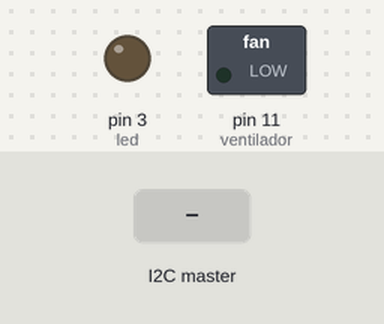
Recording of a sketch running on a simulated Arduino Uno, built with avr-gcc and run on an emulated ATmega328P. Shown: switched loads named in the sketch (green lamp = pin HIGH), output pins drawn as LEDs (lit = HIGH). The test bench sets the inputs (shaded band).

Above: at 1.2 s.
1.3 s: the I2C master sends the byte 1
At 2.4 s:
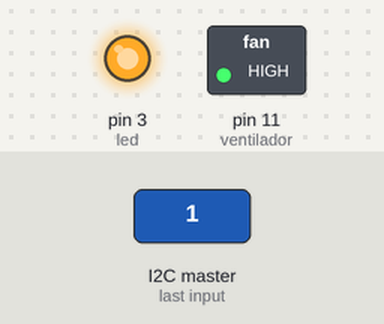
2.8 s: the I2C master sends the byte 0
At 3.5 s:
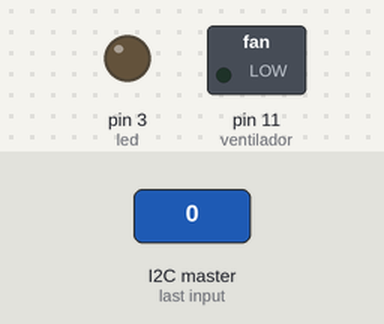
4.3 s: the I2C master sends the byte 2
At 4.7 s:
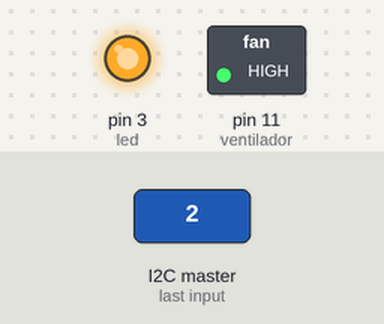
Timing chart, 0 to 7.3 s (numbered marks = the images above; inputs shaded):
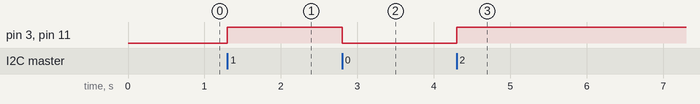

Measured:
- after the input at 1.3 s, pin 3 (led), pin 11 (ventilador): LOW → HIGH at once
- after the input at 2.8 s, pin 3 (led), pin 11 (ventilador): HIGH → LOW at once
- after the input at 4.3 s, pin 3 (led), pin 11 (ventilador): LOW → HIGH at once

The sketch:

pcbre.ino
```cpp
#include <Wire.h>
const int led = 3;
const int ventilador = 11;

void setup() {
  // Join I2C bus as slave with address 8
  Wire.begin(0x0B);
  Serial.begin(9600);
  // Call receiveEvent when data received
  Wire.onReceive(receiveEvent);

  // Setup pin 13 as output and turn LED off
  pinMode(led, OUTPUT);
  digitalWrite(led, LOW);
  pinMode(ventilador, OUTPUT);
  digitalWrite(ventilador, LOW);
}
void receiveEvent(int howMany) {
while (Wire.available()) { // loop through all but the last
    char c =Wire.read(); // receive byte as a character
    digitalWrite(ventilador,c);
    digitalWrite(led,c);

  }
}

void inicio() {
  digitalWrite(led, HIGH);
  digitalWrite(ventilador, HIGH);
}
void apagar() {
  digitalWrite(led, LOW);
  digitalWrite(ventilador, LOW);
}
void loop() {
  delay(100);
}
```
